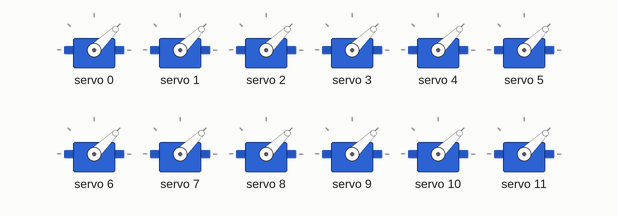
A sketch run on a simulated Arduino Uno, built with avr-gcc and run on an emulated ATmega328P. Parts: 12 × servo. What the sketch prints to the serial monitor is not drawn.

Above: at 5.05 s.
At 8.3 s:
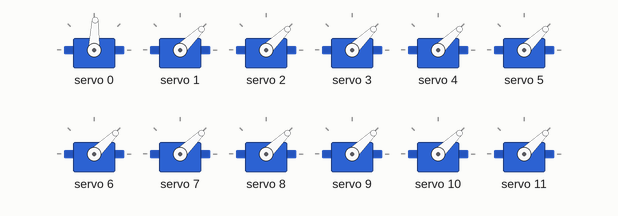
At 11.55 s:
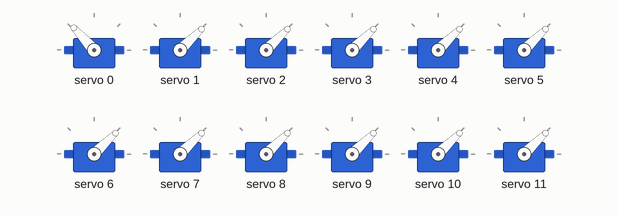
At 18.1 s:
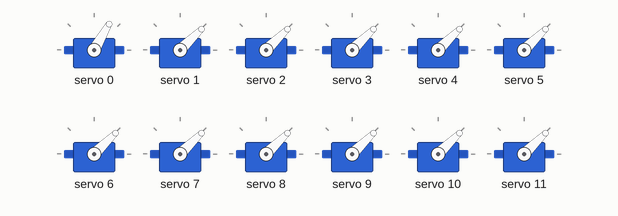
Timing chart, 0 to 23.6 s (numbered marks = the images above):
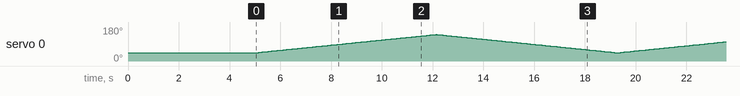

The sketch:

motorTest.ino
```cpp
/* Engineering Capstone PWM tester for motors using pwm channel expander
   Landon Ayaan Caiman
   11/23/2023
 */

#include <Wire.h>
#include <Adafruit_PWMServoDriver.h>

// called this way, it uses the default address 0x40
Adafruit_PWMServoDriver pwm = Adafruit_PWMServoDriver();
// you can also call it with a different address you want
//Adafruit_PWMServoDriver pwm = Adafruit_PWMServoDriver(0x41);
// you can also call it with a different address and I2C interface
//Adafruit_PWMServoDriver pwm = Adafruit_PWMServoDriver(0x40, Wire);

void setup() {
  Serial.begin(9600);
  Serial.println("16 channel PWM test!");

  pwm.begin();
  /*
   * In theory the internal oscillator (clock) is 25MHz but it really isn't
   * that precise. You can 'calibrate' this by tweaking this number until
   * you get the PWM update frequency you're expecting!
   * The int.osc. for the PCA9685 chip is a range between about 23-27MHz and
   * is used for calculating things like writeMicroseconds()
   * Analog servos run at ~50 Hz updates, It is importaint to use an
   * oscilloscope in setting the int.osc frequency for the I2C PCA9685 chip.
   * 1) Attach the oscilloscope to one of the PWM signal pins and ground on
   *    the I2C PCA9685 chip you are setting the value for.
   * 2) Adjust setOscillatorFrequency() until the PWM update frequency is the
   *    expected value (50Hz for most ESCs)
   * Setting the value here is specific to each individual I2C PCA9685 chip and
   * affects the calculations for the PWM update frequency.
   * Failure to correctly set the int.osc value will cause unexpected PWM results
   */
  pwm.setOscillatorFrequency(27000000);
  pwm.setPWMFreq(50);  // 0-1600   run at 50hz pwm

  // if you want to really speed stuff up, you can go into 'fast 400khz I2C' mode
  // some i2c devices dont like this so much so if you're sharing the bus, watch
  // out for this!
  Wire.setClock(400000);
    for (int i=0; i < 16; i++){
     pwm.setPWM(i, 0, map(0,0,1023,204,409));
  }
  delay(5000);
}

void loop() {
  for(int j = 0; j < 1024; j++){
     pwm.setPWM(0, 0, map(j,0,1023,204,409));
     //pwm.setPWM(1, 0, map(j,0,1023,204,409));
  Serial.println(j);
  delay(6);
  }
    for(int j = 1023; j > 0; j--){
     pwm.setPWM(0, 0, map(j,0,1023,204,409));
     //pwm.setPWM(1, 0, map(j,0,1023,204,409));
  Serial.println(j);
  delay(6);
  }

}
```
